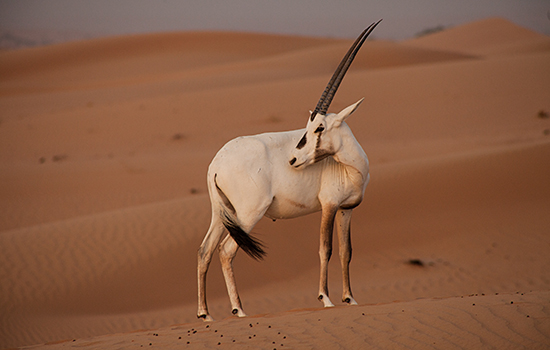
#> input picture bb.jpg, 550 x 350 px
$ python histnormalization.py
#> lines starting #> are read from the running program, lines starting #| are printed output that depends on the picture
import numpy as np
import cv2
import matplotlib.pyplot as plt

def normalizehist(hist):
    normhist=np.zeros(256,dtype="float")
    for i in range(256):
        normhist[i]=hist[i]/sum(hist)
    return normhist


def perforequalization(nhist):
    cumfreq=np.zeros(256,dtype="float")
    lookuptable=np.zeros(256,dtype="float")
    cumfreq[0]=nhist[0]
    for i in range(1,256):
        cumfreq[i]=cumfreq[i-1]+nhist[i]

    for i in range(256):
        lookuptable[i]=np.round(cumfreq[i]*i)
    return lookuptable

def findhistogram(img):
    h,w=img.shape
    hist=np.zeros(256,dtype='uint32')
    for i in range(h):
        for j in range(w):
            hist[img[i,j]]+=1
    return hist


img=cv2.imread('bb.jpg',0)
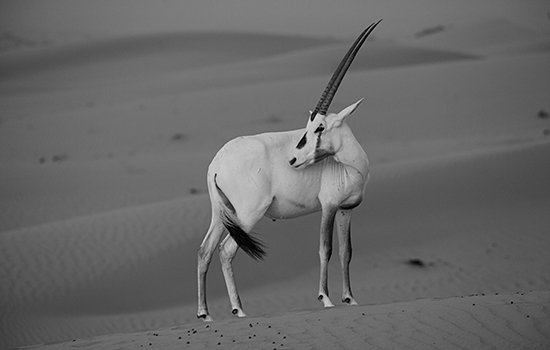
#> img: shape (350, 550); min 0, max 236, mean 102.9
h,w=img.shape
#> h = 350; w = 550
hist=findhistogram(img)
#> hist = 256 values, max 5913 at index 110, min 0 at index 220, mean 752
#plt.plot(hist)
#plt.show()

nhist=normalizehist(hist)
#> after the loop in normalizehist, `for i in range(256):`: normhist = 256 values, max 0.0307 at index 110, min 0 at index 220, mean 0.00391
#> nhist has the same summary as normhist in normalizehist
#plt.plot(nhist)
#plt.show()

lookuptable=perforequalization(nhist)
#> after the loop in perforequalization, `for i in range(1,256):`: cumfreq = 256 values from 0.000468 to 1
#> after the loop in perforequalization, `for i in range(256):`: lookuptable = 256 values from 0 to 255
#> lookuptable = 256 values from 0 to 255
eqim=img

for i in range(h):
    for j in range(w):
        eqim[i,j]=lookuptable[img[i,j]]
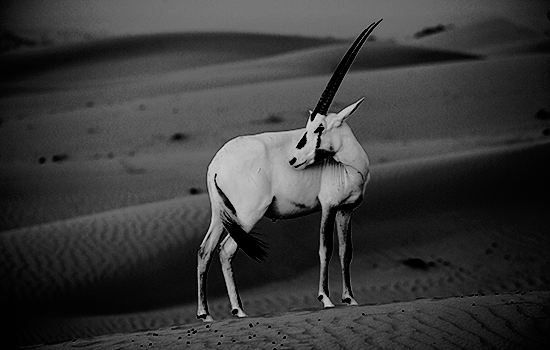
#> eqim: shape (350, 550); min 0, max 236, mean 57.9
#cv2.imshow("original",img)
#cv2.imshow("equalized",eqim)
#cv2.waitKey(0)
newhist=findhistogram(eqim)
#> newhist = 256 values, max 5913 at index 81, min 0 at index 11, mean 752
#hist=findhistogram(newhist)
plt.plot(hist)
plt.show()
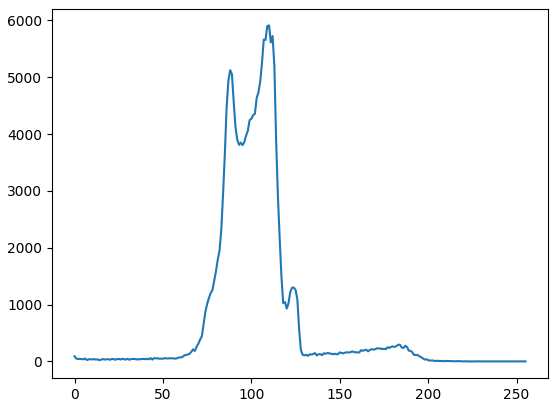
#> figure drawn by matplotlib, 1 panel; curve peaks at x = 110, y = 5913

fig, axs=plt.subplots(5,1)

axs[0].plot(hist)
axs[0].set_title('Axis [0, 0]')
axs[1].plot(nhist)
axs[1].set_title('grey scale')
axs[2].imshow(img,cmap="gray")
axs[2].set_title('Axis [1, 0]')

axs[3].imshow(eqim,cmap="gray")
axs[3].set_title('Axis [0, 0]')
axs[4].plot(newhist)
axs[4].set_title('Axis [0, 1]')
plt.waitforbuttonpress()
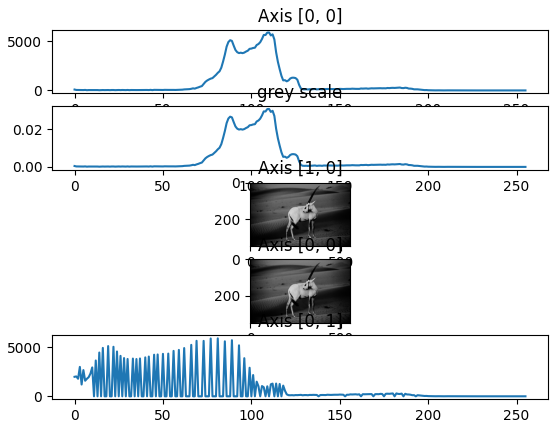
#> figure drawn by matplotlib, 5 panels; panel 1: curve peaks at x = 110, y = 5913; panel 2: curve peaks at x = 110, y = 0.0307; panel 5: curve peaks at x = 81, y = 5913
